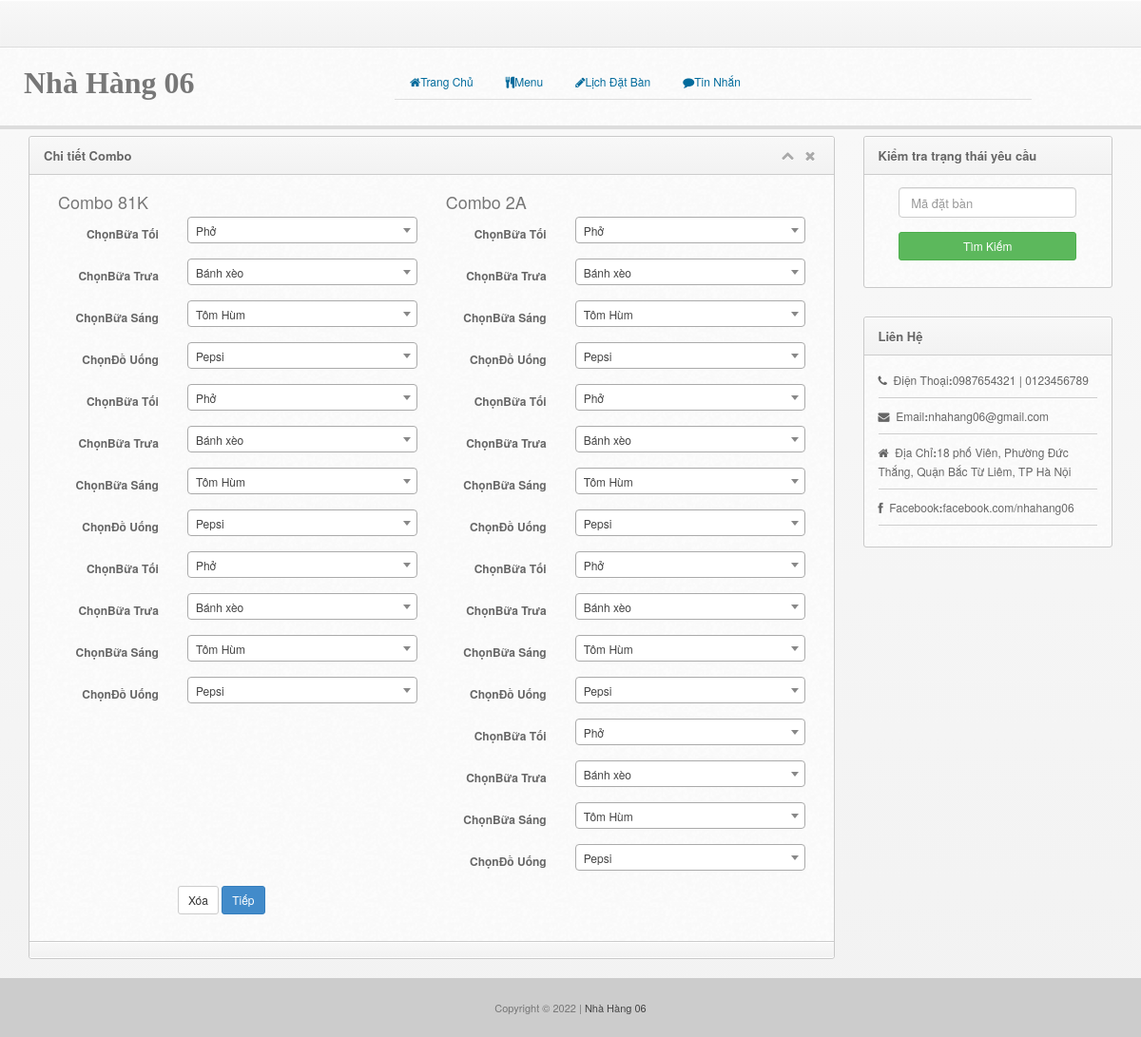
The app's page /combo_details.php (signed in) with its own data.
### tables this page shows
CREATE TABLE `r_details` (
  `r_details_id` int(11) NOT NULL,
  `rid` int(11) NOT NULL,
  `combo_id` int(11) NOT NULL,
  `r_nop` int(10) NOT NULL,
  `r_total` decimal(10,3) NOT NULL,
  `r_price` decimal(10,3) NOT NULL
);

CREATE TABLE `combo` (
  `combo_id` int(11) NOT NULL,
  `combo_name` varchar(100) NOT NULL,
  `combo_price` decimal(10,3) NOT NULL,
  `combo_image` varchar(100) DEFAULT NULL
);

CREATE TABLE `combo_details` (
  `combo_details_id` int(11) NOT NULL,
  `combo_id` int(11) NOT NULL,
  `menu_id` int(11) NOT NULL
);

CREATE TABLE `category` (
  `cat_id` int(11) NOT NULL,
  `cat_name` varchar(50) NOT NULL
);

### combo_details.php (the view, shortened to what this page needs)
<?php include 'header.php';?>
<body>
	<?php include 'navbar.php';?>
	<?php include 'menu-tab.php';?>
		<div class = "content">
			<div class = "col-lg-12 col-md-12 col-sm-12 col-xs-12">
				<div class = "col-md-9 col-lg-9">
					<div class="widget wgreen">
                <div class="widget-head">
                  <div class="pull-left">Chi tiết Combo</div>
                  <div class="widget-icons pull-right">
                    <a href="#" class="wminimize"><i class="fa fa-chevron-up"></i></a>
                    <a href="#" class="wclose"><i class="fa fa-times"></i></a>
                  </div>
                  <div class="clearfix"></div>
                </div>
                <div class="widget-content">
                  <div class="padd">
                    <form class="form-horizontal" role="form" action="r_details_save.php" method="post">
<?php
$id=$_SESSION['id'];
include('includes/dbcon.php');
    $query=mysqli_query($con,"select * from r_details natural join combo where rid='$id'")or die(mysqli_error($con));
      while($row=mysqli_fetch_array($query)){
        $cid=$row['combo_id'];
?>
  <div class = "col-md-6 col-lg-6">
        <h3><?php echo $row['combo_name'];?></h3>
<?php
    $query1=mysqli_query($con,"select * from combo_details natural join category where combo_id='$cid'")or die(mysqli_error($con));
      while($row1=mysqli_fetch_array($query1)){
?>
        <div class="form-group">
            <label class="control-label col-lg-4" for="username">Chọn<?php echo $row1['cat_name'];?></label>
            <div class="col-lg-8">
            </div>
        </div>
        <?php }?>
</div>
                       <?php }?>
                                <div class="form-group">
                                  <div class="col-lg-offset-2 col-lg-6">
                                    <button type="reset" class="btn btn-sm btn-default">Xóa</button>
                                    <button type="submit" class="btn btn-sm btn-primary">Tiếp</button>
                                  </div>
                                </div>
                              </form>
                  </div>
                </div>
                  <div class="widget-foot">
                  </div>
              </div>
				</div>
				<?php include('right-sidebar.php');?>
<?php include 'footer.php';?>
</body>
</html>

### css/style.css (style rules this page uses)
body { font-size: 12px; line-height: 22px; color: #666; border-top: 3px solid #eee; background:#343434 url("../img/back.png") repeat; padding-top: 37px; -webkit-font-smoothing: antialiased; }
h1,h2,h3,h4,h5,h6 { padding: 2px 0px; margin: 2px 0px; color: #777; }
h3 { font-size: 18px; line-height: 23px; }
a { color: #026b9c; }
button { font-size: 11px; }
form { margin: 0px; }
.widget { border: 1px solid #c9c9c9; border-radius: 3px; margin-top: 10px; margin-bottom: 20px; background: #fafafa url('../img/cream.png') repeat; }
.widget .padd, .modal-body { padding: 13px 15px; }
.widget .widget-head,.modal-header { background-color: #f8f8f8; background: -webkit-gradient(linear, left top, left bottom, from(#f8f8f8), to(#f2f2f2)); background: -webkit-linear-gradient(top, #f8f8f8, #f2f2f2); background: -moz-linear-gradient(top, #f8f8f8, #f2f2f2); background: -ms-linear-gradient(top, #f8f8f8, #f2f2f2); background: -o-linear-gradient(top, #f8f8f8, #f2f2f2); background: linear-gradient(top, #f8f8f8, #f2f2f2); border-top-right-radius: 3px; border-top-left-radius: 3px; text-shadow:0px 1px #fff; border-bottom: 1px solid #ccc; border-top: 1px solid #fff; color: #666; font-size: 13px; font-weight: bold; padding: 8px 15px; }
.widget .widget-head .widget-icons i { font-size: 14px; margin: 0px 4px; }
.widget .widget-head .widget-icons a { color: #aaa; }
.widget .widget-foot, .modal-footer { background-color: #f8f8f8; background: -webkit-gradient(linear, left top, left bottom, from(#f8f8f8), to(#f2f2f2)); background: -webkit-linear-gradient(top, #f8f8f8, #f2f2f2); background: -moz-linear-gradient(top, #f8f8f8, #f2f2f2); background: -ms-linear-gradient(top, #f8f8f8, #f2f2f2); background: -o-linear-gradient(top, #f8f8f8, #f2f2f2); background: linear-gradient(top, #f8f8f8, #f2f2f2); border-bottom-right-radius: 3px; border-bottom-left-radius: 3px; text-shadow:0px 1px #fff; border-bottom: 1px solid #fff; border-top: 1px solid #ccc; padding: 8px 15px; font-size: 12px; color: #555; box-shadow: inset 0px 1px 1px #fff; }

### records on screen
r_details: combo.combo_name "Combo 81K"
combo_details: category.cat_name "Bữa Tối", category.cat_name "Bữa Trưa", category.cat_name "Bữa Sáng", category.cat_name "Đồ Uống"
combo_details: category.cat_name "Bữa Tối", category.cat_name "Bữa Trưa", category.cat_name "Bữa Sáng", category.cat_name "Đồ Uống"
combo_details: category.cat_name "Bữa Tối", category.cat_name "Bữa Trưa", category.cat_name "Bữa Sáng", category.cat_name "Đồ Uống"
r_details: combo.combo_name "Combo 2A"
combo_details: category.cat_name "Bữa Tối", category.cat_name "Bữa Trưa", category.cat_name "Bữa Sáng", category.cat_name "Đồ Uống"
combo_details: category.cat_name "Bữa Tối", category.cat_name "Bữa Trưa", category.cat_name "Bữa Sáng", category.cat_name "Đồ Uống"
combo_details: category.cat_name "Bữa Tối", category.cat_name "Bữa Trưa", category.cat_name "Bữa Sáng", category.cat_name "Đồ Uống"
combo_details: category.cat_name "Bữa Tối", category.cat_name "Bữa Trưa", category.cat_name "Bữa Sáng", category.cat_name "Đồ Uống"
